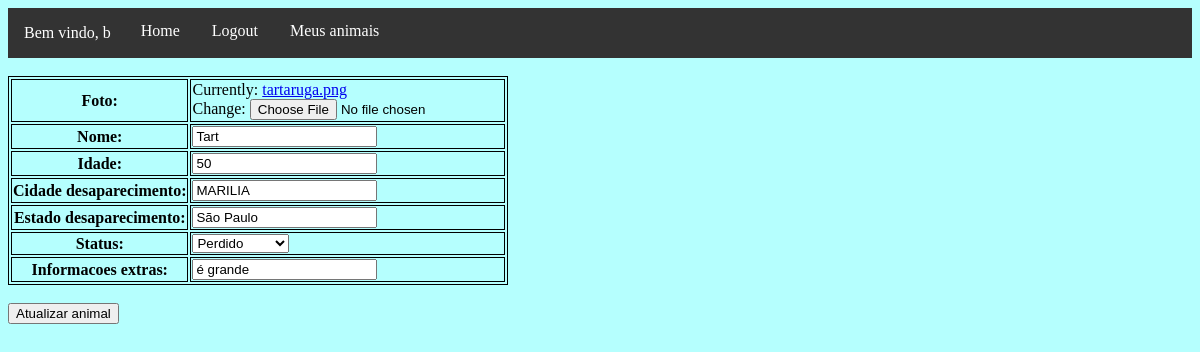
/5/edit (signed in), run on the app's committed database.
### product/models.py (models this page shows, shortened)
class Dono(AbstractBaseUser):
    email = models.EmailField(verbose_name="email", unique=True, max_length=100)
    username = models.CharField(max_length=100)
    telefone = models.CharField(max_length=20)
    date_joined = models.DateTimeField(verbose_name="date_joined", auto_now_add=True)
    last_login = models.DateTimeField(verbose_name="last_login", auto_now=True)
    is_admin = models.BooleanField(default=False)
    is_active = models.BooleanField(default=True)
    is_staff = models.BooleanField(default=False)
    is_superuser = models.BooleanField(default=False)
    USERNAME_FIELD = 'email'
    REQUIRED_FIELDS = ['username']
    objects = DonoManager()

class Animal(models.Model):
    foto  = models.ImageField()
    nome  = models.CharField(max_length=100)
    idade = models.CharField(max_length=3, blank=True)
    cidade_desaparecimento = models.CharField(max_length=50)
    estado_desaparecimento = models.CharField(max_length=50)
    status = models.IntegerField(choices=STATUS_ANIMAL, default=1, blank=True)
    dono = models.ForeignKey(Dono, on_delete=models.CASCADE,  null=True)
    informacoes_extras = models.CharField(max_length=250, blank=True)

### product/views.py (the view)
# urls.py: path('<int:id>/edit', animal_edit, name="animal_edit"),
@login_required
def animal_edit(request, id=None):
    animal = get_object_or_404(Animal, id=id)
    if request.method == 'POST':
        user_form = AnimalForm(request.POST, instance=animal)
        if user_form.is_valid():
            user_form.save()
            return HttpResponseRedirect(reverse('meus_animais'))
        else:
            return render(request, 'editar_animal.html', {"user_form": user_form})
    else:
        user_form = AnimalForm(instance=animal)
        return render(request, 'editar_animal.html', {"user_form": user_form})

### product/forms.py
class AnimalForm(forms.ModelForm):
    class Meta:
        model = Animal
        fields = ['foto',
                  'nome',
                  'idade',
                  'cidade_desaparecimento',
                  'estado_desaparecimento',
                  'status',
                  'informacoes_extras']

### product/templates/editar_animal.html (shortened to what this page needs)
{% extends 'base.html' %}
{% block content %}
<br>
    <form method="POST">
        <table class="table table-bordered table-light">
            {{user_form.as_table}}
        </table>
        <br>
        <button type="submit" class="btn btn-warning float-right">Atualizar animal</button>
    </form>
{% endblock content %}

### product/templates/base.html (shortened to what this page needs)
<!DOCTYPE html>
<html>
<head>
	{% load static %}
	<link href="{% static 'style.css' %}"  rel="stylesheet">
		{% if request.user.is_authenticated %}
			<ul>
				<li><p>Bem vindo, {{request.user.username}}</p></li>
				<li><a href="{% url 'pagina_principal' %}">Home</a></li>
				<li><a href="{% url 'logout' %}">Logout</a></li>
				<li><a href="{% url 'meus_animais' %}">Meus animais</a></li>
			</ul>
		{% else %}
			<ul>
				<li><a href="{% url 'pagina_principal' %}">Home</a></li>
				<li><a href="{% url 'cadastrar_dono' %}">Register</a></li>
				<li><a href="{% url 'login' %}">Login</a></li>
			</ul>
		{% endif %}
</head>
<body>
{% block content %}
{% endblock content %}
</body>
</html>

### product/static/style.css (style rules this page uses)
html { margin: 0px; background-color: #b5fffe; }
table, th, td { border: 1px solid black; }
ul { list-style-type: none; margin: 0; padding: 0; overflow: hidden; background-color: #333; }
li { float: left; }
li a { display: block; color: white; text-align: center; padding: 14px 16px; text-decoration: none; }
li p { padding: 0px 14px 0px 16px; color: white; }

### data on the page
Dono: user.username "b"
Animal: nome "Tart", idade "50", cidade_desaparecimento "MARILIA", estado_desaparecimento "São Paulo", status "Perdido", informacoes_extras "é grande"
